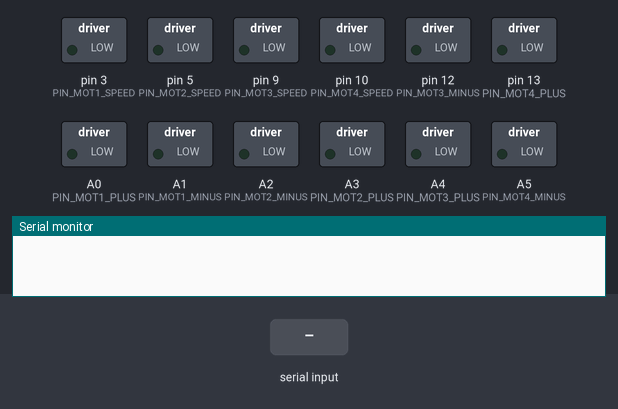
The sketch below on a simulated Arduino Uno, built with avr-gcc and run on an emulated ATmega328P. Shown: switched loads named in the sketch (green lamp = pin HIGH), the last lines printed to the serial monitor. The inputs (shaded band) are chosen by the test bench.

Above: at 1.2 s.
1.3 s: "moveForward\n" received over Serial
At 2.5 s:
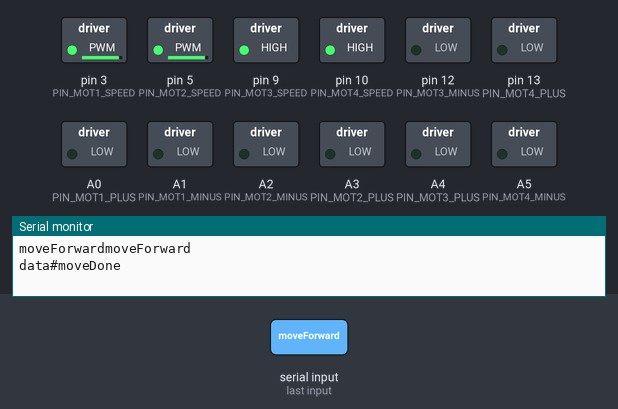
2.8 s: "getPlate\n" received over Serial
4.3 s: "moveStop\n" received over Serial
Timing chart, 0 to 7.3 s (numbered marks = the images above; inputs shaded):
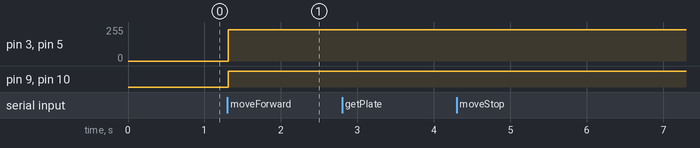

Measured:
- after the input at 1.3 s, pin 3 (PIN_MOT1_SPEED), pin 5 (PIN_MOT2_SPEED): 0/255 → 235/255 at once; pin 9 (PIN_MOT3_SPEED), pin 10 (PIN_MOT4_SPEED): LOW → HIGH at once

The sketch:

wheels.ino
```cpp
#define SEPARATOR '#'

// пины платформы
// моторы
#define PIN_MOT1_PLUS A0
#define PIN_MOT1_MINUS A1
#define PIN_MOT2_PLUS A3
#define PIN_MOT2_MINUS A2
#define PIN_MOT3_PLUS A4
#define PIN_MOT3_MINUS 12
#define PIN_MOT4_PLUS 13
#define PIN_MOT4_MINUS A5
// пины мощности
#define PIN_MOT1_SPEED 3
#define PIN_MOT2_SPEED 5
#define PIN_MOT3_SPEED 9
#define PIN_MOT4_SPEED 10
// скорости
#define MOT1_SPEED 235
#define MOT2_SPEED 235
#define MOT3_SPEED 255
#define MOT4_SPEED 255

// todo: скорости для поворота

class yellowMotor {
  protected:
  int pinPlus;
  int pinMinus;

  int pinSpeed;

  int motSpeed;

  public:
  void attach(int plus, int minus, int mspin, int mspeed) {
    pinPlus = plus;
    pinMinus = minus;
    pinSpeed = mspin;
    motSpeed = mspeed;
  }


  void writeSpeed(int msp) {
    analogWrite(pinSpeed, msp);
  }

  void resetSpeed(int msp) {
    motSpeed = msp;
  }

  int getSpeed() {
    return motSpeed;
  }

  void moveForward() {
    this->writeSpeed(motSpeed);
    digitalWrite(pinPlus, HIGH);
    digitalWrite(pinMinus, LOW);
  }

  void moveBackward() {
    this->writeSpeed(motSpeed);
    digitalWrite(pinPlus, LOW);
    digitalWrite(pinMinus, HIGH);
  }

  void Stop() {
    digitalWrite(pinPlus, LOW);
    digitalWrite(pinMinus, LOW);
  }
};

// моторы движения платформы
yellowMotor motor1;
yellowMotor motor2;
yellowMotor motor3;
yellowMotor motor4;

// переменные для сообщений
String msg; // буфер
int index; // индекс разделителя
char sep = SEPARATOR; // разделитель
String command; // команда
String argument; // аргумент(-ы) команды
unsigned long start_time = millis(); // время начала исполнения команды для таймера
unsigned long moving_time = millis(); // время движения
bool move_flag = false;// флаг выполнения команды

void executeCommand(String cmd, String arg) {
  if (cmd == "getPlate") {
      Serial.println("data#wheels");
  }
  else if (cmd == "moveStop") {
    move_flag = false;
    motor1.Stop();
    motor2.Stop();
    motor3.Stop();
    motor4.Stop();
    Serial.println("data#moveDone");
  }
  else if (cmd == "changeSpeed") {

    // Serial.println(arg);
    int speeds[4];

    int i = 0;
    index = arg.indexOf(sep);
    while(index != -1) {
      speeds[i] = arg.substring(0, index).toInt();
      arg.remove(0, index+1);
      index = arg.indexOf(sep);
      i++;
    }
    speeds[i] = arg.substring(0, index).toInt();

    motor1.resetSpeed(speeds[0]);
    motor2.resetSpeed(speeds[1]);
    motor3.resetSpeed(speeds[2]);
    motor4.resetSpeed(speeds[3]);

    // Serial.println(speeds[0]);
    // Serial.println(speeds[1]);
    // Serial.println(speeds[2]);
    Serial.println(speeds[3]);
    Serial.println(motor4.getSpeed());
  }
  else if (cmd == "moveForward") {
    int iarg = arg.toInt();
    move_flag = true;
    start_time = millis();
    moving_time = iarg;
    // executeCommand("changeSpeed", "235#235#255#255");
    motor1.moveForward();
    motor2.moveForward();
    motor3.moveForward();
    motor4.moveForward();
  }
  else if (cmd == "moveBackward") {
    int iarg = arg.toInt();
    move_flag = true;
    start_time = millis();
    moving_time = iarg;
    // executeCommand("changeSpeed", "235#235#255#255");
    motor1.moveBackward();
    motor2.moveBackward();
    motor3.moveBackward();
    motor4.moveBackward();
  }
  else if (cmd == "rotateRight") {
    int iarg = arg.toInt();
    move_flag = true;
    start_time = millis();
    moving_time = iarg;
    // executeCommand("changeSpeed", "255#255#255#255");
    motor1.moveBackward();
    motor2.moveBackward();
    motor3.moveForward();
    motor4.moveForward();
  }
  else if (cmd == "rotateLeft") {
    int iarg = arg.toInt();
    move_flag = true;
    start_time = millis();
    moving_time = iarg;
    // executeCommand("changeSpeed", "255#255#255#255");
    motor1.moveForward();
    motor2.moveForward();
    motor3.moveBackward();
    motor4.moveBackward();
  }
}

void setup() {
  Serial.begin(9600);

  pinMode(PIN_MOT1_SPEED, OUTPUT);
  pinMode(PIN_MOT2_SPEED, OUTPUT);
  pinMode(PIN_MOT3_SPEED, OUTPUT);
  pinMode(PIN_MOT4_SPEED, OUTPUT);

  pinMode(PIN_MOT1_PLUS, OUTPUT);
  pinMode(PIN_MOT1_MINUS, OUTPUT);
  pinMode(PIN_MOT2_PLUS, OUTPUT);
  pinMode(PIN_MOT2_MINUS, OUTPUT);
  pinMode(PIN_MOT3_PLUS, OUTPUT);
  pinMode(PIN_MOT3_MINUS, OUTPUT);
  pinMode(PIN_MOT4_PLUS, OUTPUT);
  pinMode(PIN_MOT4_MINUS, OUTPUT);

  motor1.attach(PIN_MOT1_PLUS, PIN_MOT1_MINUS, PIN_MOT1_SPEED, MOT1_SPEED);
  motor2.attach(PIN_MOT2_PLUS, PIN_MOT2_MINUS, PIN_MOT2_SPEED, MOT2_SPEED);
  motor3.attach(PIN_MOT3_PLUS, PIN_MOT3_MINUS, PIN_MOT3_SPEED, MOT3_SPEED);
  motor4.attach(PIN_MOT4_PLUS, PIN_MOT4_MINUS, PIN_MOT4_SPEED, MOT4_SPEED);
  // везде 1 для подбора
}

void loop() {
  if (Serial.available()) {
    msg = Serial.readStringUntil('\n');
    index = msg.indexOf(sep);
    command = msg.substring(0, index);

    msg.remove(0, index+1);
    argument = msg;//.toInt();

    Serial.println(command + msg);

    executeCommand(command, argument);
  }

  if (move_flag == true && millis()-start_time >= moving_time){
    move_flag = false;
    executeCommand("moveStop", "0");
  }


  //delay(10);
}
```
